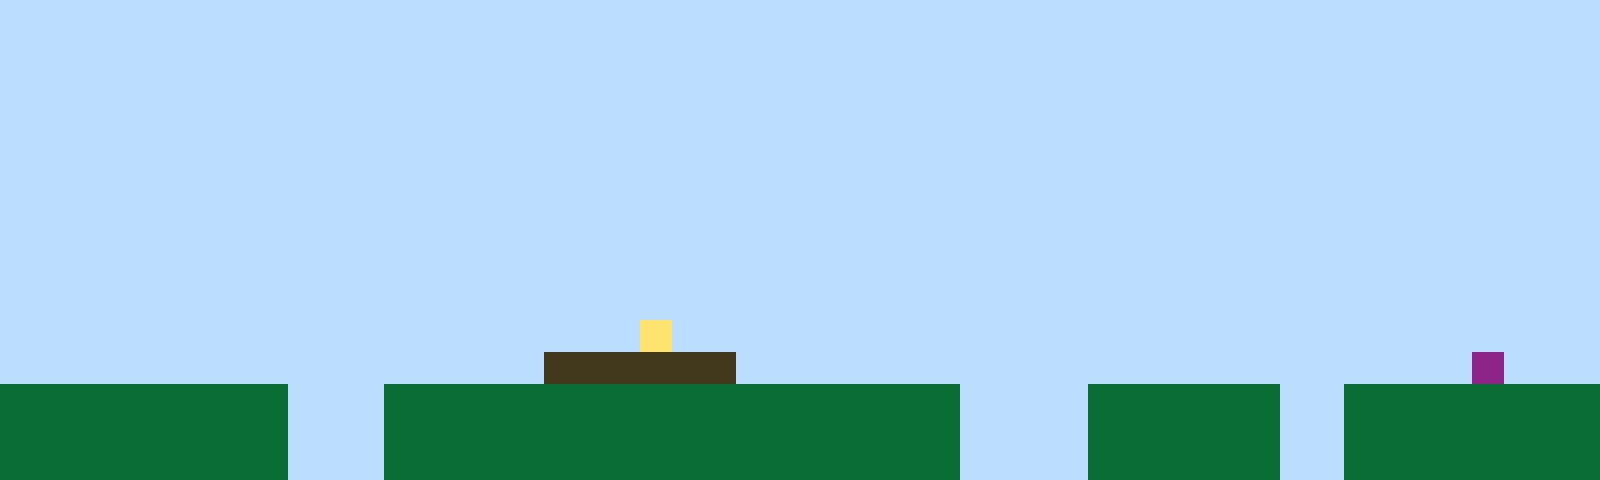

Below is a game level as drawn by its tile map, then a one-line description and the .tmx file that defines it, in full:
An orthogonal 50x15 tile map with 32x32 px tiles, 1 tile layer (Tile Layer 1).

<map version="1.10" tiledversion="1.11.2" orientation="orthogonal" renderorder="right-up" width="50" height="15" tilewidth="32" tileheight="32" infinite="0" nextlayerid="2" nextobjectid="1"><editorsettings><export target="map1.csv" format="csv" /></editorsettings><tileset firstgid="1" name="sprites" tilewidth="32" tileheight="32" tilecount="6" columns="3"><image source="sprites.png" width="96" height="64" /></tileset><layer id="1" name="Tile Layer 1" width="50" height="15"><data encoding="csv">1,1,1,1,1,1,1,1,1,1,1,1,1,1,1,1,1,1,1,1,1,1,1,1,1,1,1,1,1,1,1,1,1,1,1,1,1,1,1,1,1,1,1,1,1,1,1,1,1,1,1,1,1,1,1,1,1,1,1,1,1,1,1,1,1,1,1,1,1,1,1,1,1,1,1,1,1,1,1,1,1,1,1,1,1,1,1,1,1,1,1,1,1,1,1,1,1,1,1,1,1,1,1,1,1,1,1,1,1,1,1,1,1,1,1,1,1,1,1,1,1,1,1,1,1,1,1,1,1,1,1,1,1,1,1,1,1,1,1,1,1,1,1,1,1,1,1,1,1,1,1,1,1,1,1,1,1,1,1,1,1,1,1,1,1,1,1,1,1,1,1,1,1,1,1,1,1,1,1,1,1,1,1,1,1,1,1,1,1,1,1,1,1,1,1,1,1,1,1,1,1,1,1,1,1,1,1,1,1,1,1,1,1,1,1,1,1,1,1,1,1,1,1,1,1,1,1,1,1,1,1,1,1,1,1,1,1,1,1,1,1,1,1,1,1,1,1,1,1,1,1,1,1,1,1,1,1,1,1,1,1,1,1,1,1,1,1,1,1,1,1,1,1,1,1,1,1,1,1,1,1,1,1,1,1,1,1,1,1,1,1,1,1,1,1,1,1,1,1,1,1,1,1,1,1,1,1,1,1,1,1,1,1,1,1,1,1,1,1,1,1,1,1,1,1,1,1,1,1,1,1,1,1,1,1,1,1,1,1,1,1,1,1,1,1,1,1,1,1,1,1,1,1,1,1,1,1,1,1,1,1,1,1,1,1,1,1,1,1,1,1,1,1,1,1,1,1,1,1,1,1,1,1,1,1,1,1,1,1,1,1,1,1,1,1,1,1,1,1,1,1,1,1,1,1,1,1,1,1,1,1,1,1,1,1,1,1,1,1,1,1,1,1,1,1,1,1,1,1,1,1,1,1,1,1,1,1,1,1,1,1,1,1,1,1,1,1,1,1,1,1,1,1,1,1,1,1,1,1,1,1,1,1,1,1,1,1,1,1,1,1,1,1,1,1,1,1,1,1,1,1,1,1,1,1,1,1,1,1,1,1,1,1,1,1,1,1,1,1,1,1,1,1,1,1,1,1,1,1,1,1,1,1,1,1,1,1,1,1,1,4,1,1,1,1,1,1,1,1,1,1,1,1,1,1,1,1,1,1,1,1,1,1,1,1,1,1,1,1,1,1,1,1,1,1,1,1,1,1,1,1,1,1,1,1,1,1,3,3,3,3,3,3,1,1,1,1,1,1,1,1,1,1,1,1,1,1,1,1,1,1,1,1,1,1,1,6,1,1,1,2,2,2,2,2,2,2,2,2,1,1,1,2,2,2,2,2,2,2,2,2,2,2,2,2,2,2,2,2,2,1,1,1,1,2,2,2,2,2,2,1,1,2,2,2,2,2,2,2,2,2,2,2,2,2,2,2,2,2,1,1,1,2,2,2,2,2,2,2,2,2,2,2,2,2,2,2,2,2,2,1,1,1,1,2,2,2,2,2,2,1,1,2,2,2,2,2,2,2,2,2,2,2,2,2,2,2,2,2,1,1,1,2,2,2,2,2,2,2,2,2,2,2,2,2,2,2,2,2,2,1,1,1,1,2,2,2,2,2,2,1,1,2,2,2,2,2,2,2,2</data></layer></map>
